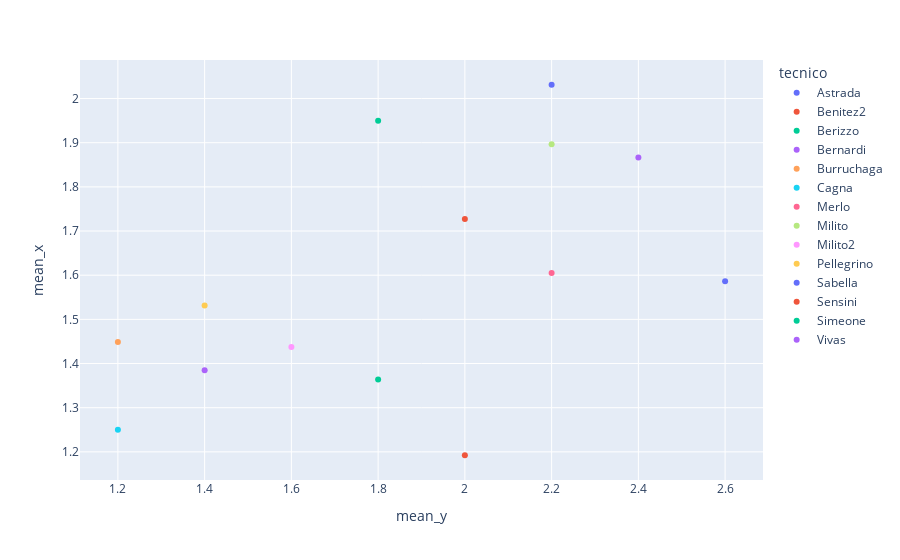

Notebook code for this chart:
### Code cell
px.scatter(data_frame=resultados_merge[(resultados_merge.size_x>=20) &(resultados_merge.tecnico!='vacio')], x='mean_y',y='mean_x', color='tecnico', trendline="ols")

### Figure 1 — Plotly figure (JSON) as saved in the notebook; plotly's stock layout.template omitted (floating-point values rounded to 4 significant figures)
{"data": [{"hovertemplate": "tecnico=Astrada<br>mean_y=%{x}<br>mean_x=%{y}<extra></extra>", "legendgroup": "Astrada", "marker": {"color": "#636efa", "symbol": "circle"}, "mode": "markers", "name": "Astrada", "orientation": "v", "showlegend": true, "type": "scatter", "x": [2.6], "xaxis": "x", "y": [1.586], "yaxis": "y"}, {"hovertemplate": "tecnico=Astrada<extra></extra>", "legendgroup": "Astrada", "marker": {"color": "#636efa", "symbol": "circle"}, "mode": "lines", "name": "Astrada", "showlegend": false, "type": "scatter", "xaxis": "x", "yaxis": "y"}, {"hovertemplate": "tecnico=Benitez2<br>mean_y=%{x}<br>mean_x=%{y}<extra></extra>", "legendgroup": "Benitez2", "marker": {"color": "#EF553B", "symbol": "circle"}, "mode": "markers", "name": "Benitez2", "orientation": "v", "showlegend": true, "type": "scatter", "x": [2], "xaxis": "x", "y": [1.192], "yaxis": "y"}, {"hovertemplate": "tecnico=Benitez2<extra></extra>", "legendgroup": "Benitez2", "marker": {"color": "#EF553B", "symbol": "circle"}, "mode": "lines", "name": "Benitez2", "showlegend": false, "type": "scatter", "xaxis": "x", "yaxis": "y"}, {"hovertemplate": "tecnico=Berizzo<br>mean_y=%{x}<br>mean_x=%{y}<extra></extra>", "legendgroup": "Berizzo", "marker": {"color": "#00cc96", "symbol": "circle"}, "mode": "markers", "name": "Berizzo", "orientation": "v", "showlegend": true, "type": "scatter", "x": [1.8], "xaxis": "x", "y": [1.364], "yaxis": "y"}, {"hovertemplate": "tecnico=Berizzo<extra></extra>", "legendgroup": "Berizzo", "marker": {"color": "#00cc96", "symbol": "circle"}, "mode": "lines", "name": "Berizzo", "showlegend": false, "type": "scatter", "xaxis": "x", "yaxis": "y"}, {"hovertemplate": "tecnico=Bernardi<br>mean_y=%{x}<br>mean_x=%{y}<extra></extra>", "legendgroup": "Bernardi", "marker": {"color": "#ab63fa", "symbol": "circle"}, "mode": "markers", "name": "Bernardi", "orientation": "v", "showlegend": true, "type": "scatter", "x": [1.4], "xaxis": "x", "y": [1.385], "yaxis": "y"}, {"hovertemplate": "tecnico=Bernardi<extra></extra>", "legendgroup": "Bernardi", "marker": {"color": "#ab63fa", "symbol": "circle"}, "mode": "lines", "name": "Bernardi", "showlegend": false, "type": "scatter", "xaxis": "x", "yaxis": "y"}, {"hovertemplate": "tecnico=Burruchaga<br>mean_y=%{x}<br>mean_x=%{y}<extra></extra>", "legendgroup": "Burruchaga", "marker": {"color": "#FFA15A", "symbol": "circle"}, "mode": "markers", "name": "Burruchaga", "orientation": "v", "showlegend": true, "type": "scatter", "x": [1.2], "xaxis": "x", "y": [1.449], "yaxis": "y"}, {"hovertemplate": "tecnico=Burruchaga<extra></extra>", "legendgroup": "Burruchaga", "marker": {"color": "#FFA15A", "symbol": "circle"}, "mode": "lines", "name": "Burruchaga", "showlegend": false, "type": "scatter", "xaxis": "x", "yaxis": "y"}, {"hovertemplate": "tecnico=Cagna<br>mean_y=%{x}<br>mean_x=%{y}<extra></extra>", "legendgroup": "Cagna", "marker": {"color": "#19d3f3", "symbol": "circle"}, "mode": "markers", "name": "Cagna", "orientation": "v", "showlegend": true, "type": "scatter", "x": [1.2], "xaxis": "x", "y": [1.25], "yaxis": "y"}, {"hovertemplate": "tecnico=Cagna<extra></extra>", "legendgroup": "Cagna", "marker": {"color": "#19d3f3", "symbol": "circle"}, "mode": "lines", "name": "Cagna", "showlegend": false, "type": "scatter", "xaxis": "x", "yaxis": "y"}, {"hovertemplate": "tecnico=Merlo<br>mean_y=%{x}<br>mean_x=%{y}<extra></extra>", "legendgroup": "Merlo", "marker": {"color": "#FF6692", "symbol": "circle"}, "mode": "markers", "name": "Merlo", "orientation": "v", "showlegend": true, "type": "scatter", "x": [2.2], "xaxis": "x", "y": [1.605], "yaxis": "y"}, {"hovertemplate": "tecnico=Merlo<extra></extra>", "legendgroup": "Merlo", "marker": {"color": "#FF6692", "symbol": "circle"}, "mode": "lines", "name": "Merlo", "showlegend": false, "type": "scatter", "xaxis": "x", "yaxis": "y"}, {"hovertemplate": "tecnico=Milito<br>mean_y=%{x}<br>mean_x=%{y}<extra></extra>", "legendgroup": "Milito", "marker": {"color": "#B6E880", "symbol": "circle"}, "mode": "markers", "name": "Milito", "orientation": "v", "showlegend": true, "type": "scatter", "x": [2.2], "xaxis": "x", "y": [1.897], "yaxis": "y"}, {"hovertemplate": "tecnico=Milito<extra></extra>", "legendgroup": "Milito", "marker": {"color": "#B6E880", "symbol": "circle"}, "mode": "lines", "name": "Milito", "showlegend": false, "type": "scatter", "xaxis": "x", "yaxis": "y"}, {"hovertemplate": "tecnico=Milito2<br>mean_y=%{x}<br>mean_x=%{y}<extra></extra>", "legendgroup": "Milito2", "marker": {"color": "#FF97FF", "symbol": "circle"}, "mode": "markers", "name": "Milito2", "orientation": "v", "showlegend": true, "type": "scatter", "x": [1.6], "xaxis": "x", "y": [1.438], "yaxis": "y"}, {"hovertemplate": "tecnico=Milito2<extra></extra>", "legendgroup": "Milito2", "marker": {"color": "#FF97FF", "symbol": "circle"}, "mode": "lines", "name": "Milito2", "showlegend": false, "type": "scatter", "xaxis": "x", "yaxis": "y"}, {"hovertemplate": "tecnico=Pellegrino<br>mean_y=%{x}<br>mean_x=%{y}<extra></extra>", "legendgroup": "Pellegrino", "marker": {"color": "#FECB52", "symbol": "circle"}, "mode": "markers", "name": "Pellegrino", "orientation": "v", "showlegend": true, "type": "scatter", "x": [1.4], "xaxis": "x", "y": [1.531], "yaxis": "y"}, {"hovertemplate": "tecnico=Pellegrino<extra></extra>", "legendgroup": "Pellegrino", "marker": {"color": "#FECB52", "symbol": "circle"}, "mode": "lines", "name": "Pellegrino", "showlegend": false, "type": "scatter", "xaxis": "x", "yaxis": "y"}, {"hovertemplate": "tecnico=Sabella<br>mean_y=%{x}<br>mean_x=%{y}<extra></extra>", "legendgroup": "Sabella", "marker": {"color": "#636efa", "symbol": "circle"}, "mode": "markers", "name": "Sabella", "orientation": "v", "showlegend": true, "type": "scatter", "x": [2.2], "xaxis": "x", "y": [2.031], "yaxis": "y"}, {"hovertemplate": "tecnico=Sabella<extra></extra>", "legendgroup": "Sabella", "marker": {"color": "#636efa", "symbol": "circle"}, "mode": "lines", "name": "Sabella", "showlegend": false, "type": "scatter", "xaxis": "x", "yaxis": "y"}, {"hovertemplate": "tecnico=Sensini<br>mean_y=%{x}<br>mean_x=%{y}<extra></extra>", "legendgroup": "Sensini", "marker": {"color": "#EF553B", "symbol": "circle"}, "mode": "markers", "name": "Sensini", "orientation": "v", "showlegend": true, "type": "scatter", "x": [2], "xaxis": "x", "y": [1.727], "yaxis": "y"}, {"hovertemplate": "tecnico=Sensini<extra></extra>", "legendgroup": "Sensini", "marker": {"color": "#EF553B", "symbol": "circle"}, "mode": "lines", "name": "Sensini", "showlegend": false, "type": "scatter", "xaxis": "x", "yaxis": "y"}, {"hovertemplate": "tecnico=Simeone<br>mean_y=%{x}<br>mean_x=%{y}<extra></extra>", "legendgroup": "Simeone", "marker": {"color": "#00cc96", "symbol": "circle"}, "mode": "markers", "name": "Simeone", "orientation": "v", "showlegend": true, "type": "scatter", "x": [1.8], "xaxis": "x", "y": [1.95], "yaxis": "y"}, {"hovertemplate": "tecnico=Simeone<extra></extra>", "legendgroup": "Simeone", "marker": {"color": "#00cc96", "symbol": "circle"}, "mode": "lines", "name": "Simeone", "showlegend": false, "type": "scatter", "xaxis": "x", "yaxis": "y"}, {"hovertemplate": "tecnico=Vivas<br>mean_y=%{x}<br>mean_x=%{y}<extra></extra>", "legendgroup": "Vivas", "marker": {"color": "#ab63fa", "symbol": "circle"}, "mode": "markers", "name": "Vivas", "orientation": "v", "showlegend": true, "type": "scatter", "x": [2.4], "xaxis": "x", "y": [1.867], "yaxis": "y"}, {"hovertemplate": "tecnico=Vivas<extra></extra>", "legendgroup": "Vivas", "marker": {"color": "#ab63fa", "symbol": "circle"}, "mode": "lines", "name": "Vivas", "showlegend": false, "type": "scatter", "xaxis": "x", "yaxis": "y"}], "layout": {"legend": {"title": {"text": "tecnico"}, "tracegroupgap": 0}, "margin": {"t": 60}, "xaxis": {"anchor": "y", "domain": [0, 1], "title": {"text": "mean_y"}}, "yaxis": {"anchor": "x", "domain": [0, 1], "title": {"text": "mean_x"}}}}
